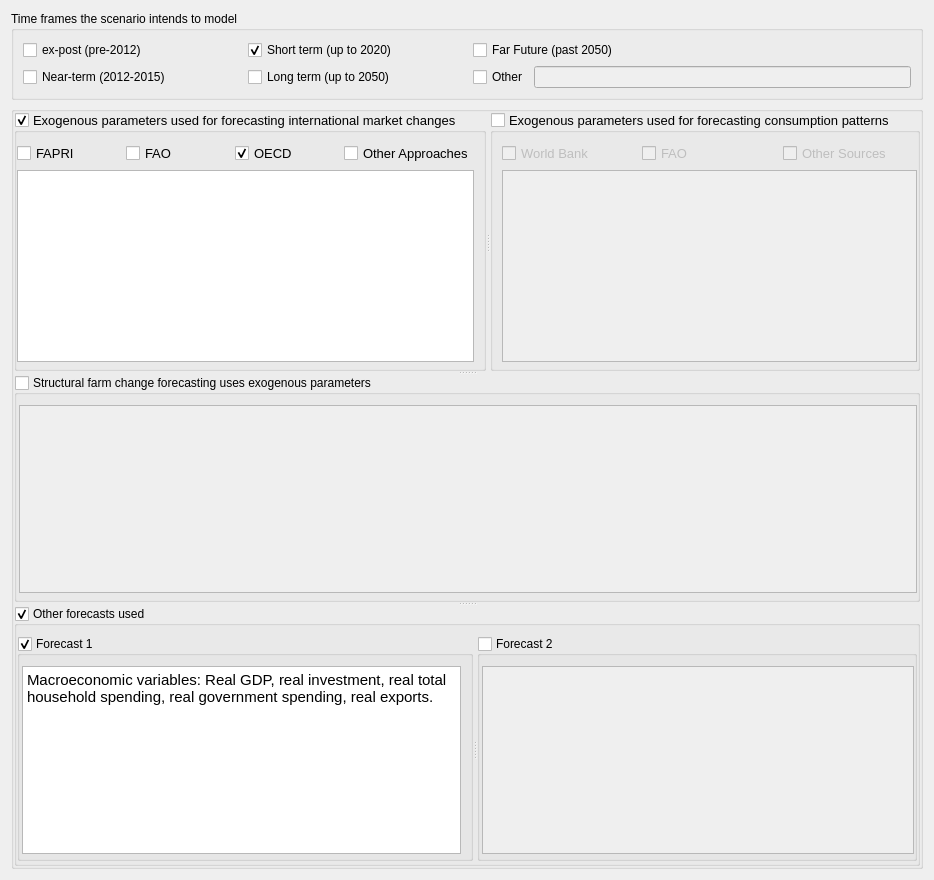
      <widget class="QWidget" name="tabForecasting">
       <attribute name="title">
        <string>Forecasting</string>
       </attribute>
       <layout class="QGridLayout" name="gridLayout_16">
        <item row="1" column="0">
         <widget class="QGroupBox" name="grbxForecastingExoParamsIntMktChg">
          <property name="title">
           <string/>
          </property>
          <property name="flat">
           <bool>true</bool>
          </property>
          <layout class="QGridLayout" name="gridLayout_12">
           <property name="leftMargin">
            <number>0</number>
           </property>
           <property name="topMargin">
            <number>0</number>
           </property>
           <property name="rightMargin">
            <number>0</number>
           </property>
           <property name="bottomMargin">
            <number>0</number>
           </property>
           <item row="0" column="0">
            <widget class="QSplitter" name="splitter_5">
             <property name="orientation">
              <enum>Qt::Vertical</enum>
             </property>
             <widget class="QSplitter" name="splitter_3">
              <property name="orientation">
               <enum>Qt::Horizontal</enum>
              </property>
              <widget class="QGroupBox" name="grbxForecastingExoParamsIntlMktChanges">
               <property name="sizePolicy">
                <sizepolicy hsizetype="Preferred" vsizetype="Preferred">
                 <horstretch>0</horstretch>
                 <verstretch>1</verstretch>
                </sizepolicy>
               </property>
               <property name="font">
                <font>
                 <pointsize>10</pointsize>
                </font>
               </property>
               <property name="title">
                <string>Exogenous parameters used for forecasting international market changes</string>
               </property>
               <property name="flat">
                <bool>false</bool>
               </property>
               <property name="checkable">
                <bool>true</bool>
               </property>
               <property name="checked">
                <bool>true</bool>
               </property>
               <layout class="QGridLayout" name="gridLayout_6">
                <property name="leftMargin">
                 <number>0</number>
                </property>
                <property name="topMargin">
                 <number>10</number>
                </property>
                <property name="bottomMargin">
                 <number>6</number>
                </property>
                <item row="1" column="0" colspan="4">
                 <widget class="QTextEdit" name="tedForecastingExoParamsIntlMktChanges"/>
                </item>
                <item row="0" column="1">
                 <widget class="QCheckBox" name="chbxForecastingFao_2">
                  <property name="text">
                   <string>FAO</string>
                  </property>
                 </widget>
                </item>
                <item row="0" column="0">
                 <widget class="QCheckBox" name="chbxForecastingFapri">
                  <property name="text">
                   <string>FAPRI</string>
                  </property>
                 </widget>
                </item>
                <item row="0" column="3">
                 <widget class="QCheckBox" name="chbxForecastingOtherApproaches">
                  <property name="text">
                   <string>Other Approaches</string>
                  </property>
                 </widget>
                </item>
                <item row="0" column="2">
                 <widget class="QCheckBox" name="chbxForecastingOecd">
                  <property name="text">
                   <string>OECD</string>
                  </property>
                  <property name="checked">
                   <bool>true</bool>
                  </property>
                 </widget>
                </item>
               </layout>
              </widget>
              <widget class="QGroupBox" name="grbxForecastingExoParamsConsumptionPatterns">
               <property name="sizePolicy">
                <sizepolicy hsizetype="Preferred" vsizetype="Preferred">
                 <horstretch>0</horstretch>
                 <verstretch>1</verstretch>
                </sizepolicy>
               </property>
               <property name="font">
                <font>
                 <pointsize>10</pointsize>
                </font>
               </property>
               <property name="title">
                <string>Exogenous parameters used for forecasting consumption patterns</string>
               </property>
               <property name="flat">
                <bool>false</bool>
               </property>
               <property name="checkable">
                <bool>true</bool>
               </property>
               <property name="checked">
                <bool>false</bool>
               </property>
               <layout class="QGridLayout" name="gridLayout_10">
                <property name="topMargin">
                 <number>10</number>
                </property>
                <property name="rightMargin">
                 <number>0</number>
                </property>
                <property name="bottomMargin">
                 <number>6</number>
                </property>
                <property name="spacing">
                 <number>-1</number>
                </property>
                <item row="0" column="0">
                 <widget class="QCheckBox" name="chbxForecastingWorldBank">
                  <property name="text">
                   <string>World Bank</string>
                  </property>
                 </widget>
                </item>
                <item row="0" column="1">
                 <widget class="QCheckBox" name="chbxForecastingFao">
                  <property name="text">
                   <string>FAO</string>
                  </property>
                 </widget>
                </item>
                <item row="0" column="2">
                 <widget class="QCheckBox" name="chbxForecastingOtherSources">
                  <property name="text">
                   <string>Other Sources</string>
                  </property>
                 </widget>
                </item>
                <item row="1" column="0" colspan="3">
                 <widget class="QTextEdit" name="tedForecastingExoParamsConsumptionPatterns"/>
                </item>
               </layout>
              </widget>
             </widget>
             <widget class="QGroupBox" name="grbxForecastingStructuralFarmChange">
              <property name="sizePolicy">
               <sizepolicy hsizetype="Preferred" vsizetype="Preferred">
                <horstretch>0</horstretch>
                <verstretch>1</verstretch>
               </sizepolicy>
              </property>
              <property name="title">
               <string>Structural farm change forecasting uses exogenous parameters</string>
              </property>
              <property name="flat">
               <bool>true</bool>
              </property>
              <property name="checkable">
               <bool>true</bool>
              </property>
              <property name="checked">
               <bool>false</bool>
              </property>
              <layout class="QGridLayout" name="gridLayout_11">
               <property name="leftMargin">
                <number>2</number>
               </property>
               <property name="topMargin">
                <number>10</number>
               </property>
               <property name="rightMargin">
                <number>0</number>
               </property>
               <property name="bottomMargin">
                <number>6</number>
               </property>
               <item row="0" column="0">
                <widget class="QTextEdit" name="tedForecastingStructuralFarmChange"/>
               </item>
              </layout>
             </widget>
             <widget class="QGroupBox" name="grbxForecastingOtherForecastsUsed">
              <property name="sizePolicy">
               <sizepolicy hsizetype="Preferred" vsizetype="Preferred">
                <horstretch>0</horstretch>
                <verstretch>1</verstretch>
               </sizepolicy>
              </property>
              <property name="toolTip">
               <string>&lt;html&gt;&lt;head/&gt;&lt;body&gt;&lt;p&gt;if so be sure to say in which area&lt;/p&gt;&lt;p&gt;(e.g. land use projections etc.)&lt;/p&gt;&lt;/body&gt;&lt;/html&gt;</string>
              </property>
              <property name="title">
               <string>Other forecasts used</string>
              </property>
              <property name="flat">
               <bool>false</bool>
              </property>
              <property name="checkable">
               <bool>true</bool>
              </property>
              <layout class="QGridLayout" name="gridLayout_5">
               <property name="leftMargin">
                <number>0</number>
               </property>
               <property name="topMargin">
                <number>10</number>
               </property>
               <property name="rightMargin">
                <number>0</number>
               </property>
               <property name="bottomMargin">
                <number>2</number>
               </property>
               <item row="0" column="0">
                <widget class="QSplitter" name="splitter_4">
                 <property name="orientation">
                  <enum>Qt::Horizontal</enum>
                 </property>
                 <widget class="QGroupBox" name="grbxForecastingOtherForecast1">
                  <property name="title">
                   <string>Forecast 1</string>
                  </property>
                  <property name="flat">
                   <bool>true</bool>
                  </property>
                  <property name="checkable">
                   <bool>true</bool>
                  </property>
                  <property name="checked">
                   <bool>true</bool>
                  </property>
                  <layout class="QGridLayout" name="gridLayout_15">
                   <property name="leftMargin">
                    <number>2</number>
                   </property>
                   <property name="topMargin">
                    <number>10</number>
                   </property>
                   <property name="bottomMargin">
                    <number>4</number>
                   </property>
                   <item row="0" column="0">
                    <widget class="QTextEdit" name="tedForecastingOtherForecast1">
                     <property name="html">
                      <string>&lt;!DOCTYPE HTML PUBLIC &quot;-//W3C//DTD HTML 4.0//EN&quot; &quot;http://www.w3.org/TR/REC-html40/strict.dtd&quot;&gt;
&lt;html&gt;&lt;head&gt;&lt;meta name=&quot;qrichtext&quot; content=&quot;1&quot; /&gt;&lt;style type=&quot;text/css&quot;&gt;
p, li { white-space: pre-wrap; }
&lt;/style&gt;&lt;/head&gt;&lt;body style=&quot; font-family:'.Lucida Grande UI'; font-size:11pt; font-weight:400; font-style:normal;&quot;&gt;
&lt;p style=&quot; margin-top:0px; margin-bottom:0px; margin-left:0px; margin-right:0px; -qt-block-indent:0; text-indent:0px;&quot;&gt;Macroeconomic variables: Real GDP, real investment, real total household spending, real government spending, real exports.&lt;/p&gt;&lt;/body&gt;&lt;/html&gt;</string>
                     </property>
                    </widget>
                   </item>
                  </layout>
                 </widget>
                 <widget class="QGroupBox" name="grbxForecastingOtherForecast2">
                  <property name="title">
                   <string>Forecast 2</string>
                  </property>
                  <property name="flat">
                   <bool>true</bool>
                  </property>
                  <property name="checkable">
                   <bool>true</bool>
                  </property>
                  <property name="checked">
                   <bool>false</bool>
                  </property>
                  <layout class="QGridLayout" name="gridLayout_14">
                   <property name="leftMargin">
                    <number>2</number>
                   </property>
                   <property name="topMargin">
                    <number>10</number>
                   </property>
                   <property name="rightMargin">
                    <number>0</number>
                   </property>
                   <property name="bottomMargin">
                    <number>4</number>
                   </property>
                   <item row="0" column="1">
                    <widget class="QTextEdit" name="tedForecastingOtherForecast2"/>
                   </item>
                  </layout>
                 </widget>
                </widget>
               </item>
              </layout>
             </widget>
            </widget>
           </item>
          </layout>
         </widget>
        </item>
        <item row="0" column="0">
         <widget class="QGroupBox" name="gbxTimeFrames">
          <property name="sizePolicy">
           <sizepolicy hsizetype="Preferred" vsizetype="Preferred">
            <horstretch>0</horstretch>
            <verstretch>1</verstretch>
           </sizepolicy>
          </property>
          <property name="title">
           <string>Time frames the scenario intends to model</string>
          </property>
          <layout class="QGridLayout" name="gridLayout_25">
           <item row="0" column="0">
            <widget class="QCheckBox" name="chbxForecastingExPost">
             <property name="sizePolicy">
              <sizepolicy hsizetype="Minimum" vsizetype="Fixed">
               <horstretch>1</horstretch>
               <verstretch>0</verstretch>
              </sizepolicy>
             </property>
             <property name="text">
              <string>ex-post (pre-2012)</string>
             </property>
            </widget>
           </item>
           <item row="0" column="1">
            <widget class="QCheckBox" name="chbxForecastingShortTerm">
             <property name="sizePolicy">
              <sizepolicy hsizetype="Minimum" vsizetype="Fixed">
               <horstretch>1</horstretch>
               <verstretch>0</verstretch>
              </sizepolicy>
             </property>
             <property name="text">
              <string>Short term (up to 2020)</string>
             </property>
             <property name="checked">
              <bool>true</bool>
             </property>
            </widget>
           </item>
           <item row="0" column="2">
            <widget class="QCheckBox" name="chbxForecastingFarFuture">
             <property name="sizePolicy">
              <sizepolicy hsizetype="Minimum" vsizetype="Fixed">
               <horstretch>2</horstretch>
               <verstretch>0</verstretch>
              </sizepolicy>
             </property>
             <property name="text">
              <string>Far Future (past 2050)</string>
             </property>
            </widget>
           </item>
           <item row="1" column="0">
            <widget class="QCheckBox" name="chbxForecastingNearTerm">
             <property name="text">
              <string>Near-term (2012-2015)</string>
             </property>
            </widget>
           </item>
           <item row="1" column="1">
            <widget class="QCheckBox" name="chbxForecastingLongTerm">
             <property name="text">
              <string>Long term (up to 2050)</string>
             </property>
            </widget>
           </item>
           <item row="1" column="2">
            <layout class="QHBoxLayout" name="horizontalLayout_15" stretch="0,1">
             <item>
              <widget class="QCheckBox" name="checkBox_11">
               <property name="text">
                <string>Other</string>
               </property>
              </widget>
             </item>
             <item>
              <widget class="QLineEdit" name="lineEdit_3">
               <property name="enabled">
                <bool>false</bool>
               </property>
              </widget>
             </item>
            </layout>
           </item>
          </layout>
         </widget>
        </item>
       </layout>
      </widget>
